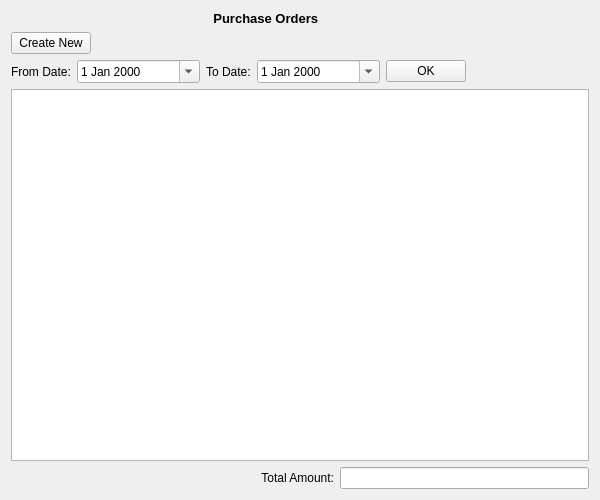
<?xml version="1.0" encoding="UTF-8"?>
<ui version="4.0">
 <class>purchaseOrders</class>
 <widget class="QWidget" name="purchaseOrders">
  <property name="geometry">
   <rect>
    <x>0</x>
    <y>0</y>
    <width>600</width>
    <height>500</height>
   </rect>
  </property>
  <property name="windowTitle">
   <string>Form</string>
  </property>
  <layout class="QVBoxLayout" name="verticalLayout">
   <item>
    <widget class="QLabel" name="titleLabel">
     <property name="font">
      <font>
       <pointsize>10</pointsize>
       <weight>75</weight>
       <bold>true</bold>
      </font>
     </property>
     <property name="text">
      <string>Purchase Orders                   </string>
     </property>
     <property name="alignment">
      <set>Qt::AlignCenter</set>
     </property>
    </widget>
   </item>
   <item>
    <widget class="QPushButton" name="createNewPushButton">
     <property name="sizePolicy">
      <sizepolicy hsizetype="Fixed" vsizetype="Fixed">
       <horstretch>0</horstretch>
       <verstretch>0</verstretch>
      </sizepolicy>
     </property>
     <property name="text">
      <string>Create New</string>
     </property>
    </widget>
   </item>
   <item>
    <layout class="QHBoxLayout" name="horizontalLayout" stretch="0,1,0,1,0,1">
     <item>
      <widget class="QLabel" name="fromDateLabel">
       <property name="text">
        <string>From Date:</string>
       </property>
      </widget>
     </item>
     <item>
      <widget class="QDateEdit" name="fromDateDateEdit">
       <property name="calendarPopup">
        <bool>true</bool>
       </property>
      </widget>
     </item>
     <item>
      <widget class="QLabel" name="toDateLabel">
       <property name="text">
        <string>To Date:</string>
       </property>
      </widget>
     </item>
     <item>
      <widget class="QDateEdit" name="toDateDateEdit">
       <property name="calendarPopup">
        <bool>true</bool>
       </property>
      </widget>
     </item>
     <item>
      <widget class="QPushButton" name="okPushButton">
       <property name="text">
        <string>OK</string>
       </property>
      </widget>
     </item>
     <item>
      <spacer name="horizontalSpacer">
       <property name="orientation">
        <enum>Qt::Horizontal</enum>
       </property>
       <property name="sizeHint" stdset="0">
        <size>
         <width>40</width>
         <height>20</height>
        </size>
       </property>
      </spacer>
     </item>
    </layout>
   </item>
   <item>
    <widget class="QTableView" name="tableView">
     <property name="selectionBehavior">
      <enum>QAbstractItemView::SelectRows</enum>
     </property>
    </widget>
   </item>
   <item>
    <layout class="QHBoxLayout" name="horizontalLayout_3">
     <item>
      <spacer name="horizontalSpacer_2">
       <property name="orientation">
        <enum>Qt::Horizontal</enum>
       </property>
       <property name="sizeHint" stdset="0">
        <size>
         <width>40</width>
         <height>20</height>
        </size>
       </property>
      </spacer>
     </item>
     <item>
      <widget class="QLabel" name="totalAmountLabel">
       <property name="text">
        <string>Total Amount:</string>
       </property>
       <property name="alignment">
        <set>Qt::AlignRight|Qt::AlignTrailing|Qt::AlignVCenter</set>
       </property>
      </widget>
     </item>
     <item>
      <widget class="QLineEdit" name="totalAmountLineEdit"/>
     </item>
    </layout>
   </item>
  </layout>
 </widget>
 <tabstops>
  <tabstop>createNewPushButton</tabstop>
  <tabstop>fromDateDateEdit</tabstop>
  <tabstop>toDateDateEdit</tabstop>
  <tabstop>okPushButton</tabstop>
  <tabstop>tableView</tabstop>
 </tabstops>
 <resources/>
 <connections/>
</ui>
